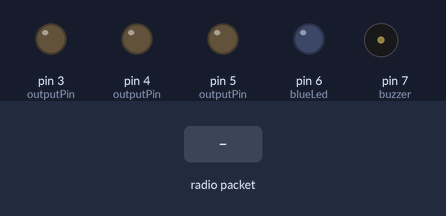
The sketch below on a simulated Arduino Uno, built with avr-gcc and run on an emulated ATmega328P. Shown: output pins drawn as LEDs (lit = HIGH), buzzer (waves = sounding). Dashed ring = blinking. The inputs (shaded band) are chosen by the test bench. No radio packets arrive unless stated.

Above: at 1.2 s.
1.3 s: radio packet "1" arrives
At 1.52 s:
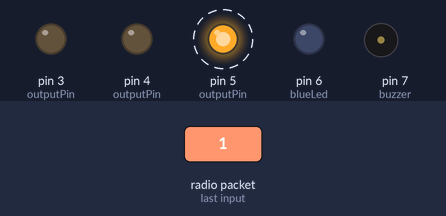
4.3 s: radio packet "2" arrives
At 4.57 s:
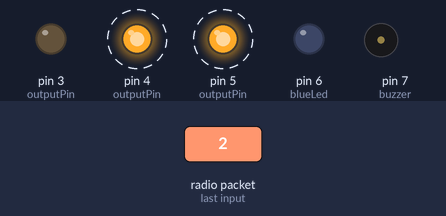
7.3 s: radio packet "3" arrives
At 7.94 s:
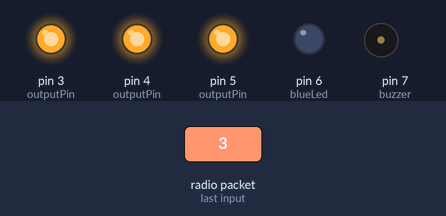
10.3 s: radio packet "4" arrives
At 10.8 s:
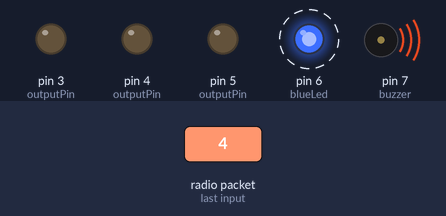
13.3 s: radio packet "0" arrives
At 35.3 s:
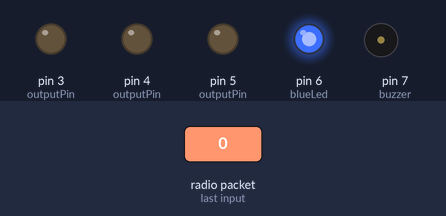
Timing chart, 0 to 35.6 s (numbered marks = the images above; inputs shaded):
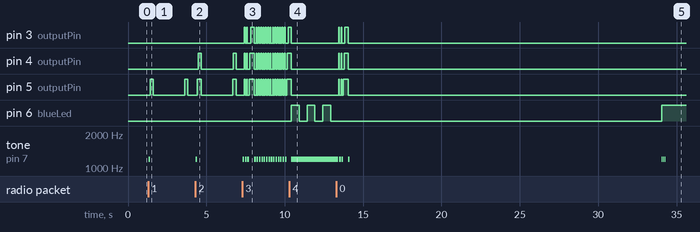

The sketch:

waterLevelRF_RX.ino
```cpp
//RX module on water level system
//Written By : Christoffer Brekkeseter
// 1buzzer.03.201blueLed


#include <VirtualWire.h>

/************Defines***************/
#define  ledPin         13
#define  buzzer         7
#define  blueLed        6
#define  loSensor        5
#define  midSensor       4
#define  highSensor      3
#define  RX_pin         2

/************Constants************/
const int outputPin[] = {loSensor, midSensor, highSensor, blueLed, buzzer};
const int timerLimit = 20000;
const int blinkTimerLimit = 2000;
/************Variables************/
int       prevCase = 0;
int currentCommand, previousCommand;
long      timer, blinkTimer;

void setup()
{
  vw_set_rx_pin(RX_pin);
  vw_setup(2000);        // Bits per sec

  // set output pins
  for (int i = 0; i < sizeof(outputPin) / sizeof(int); i++)
  {
    pinMode(outputPin[i], OUTPUT);
  }

  vw_rx_start();       // Start the receiver PLL running
}

void loop()
{
  uint8_t buf[VW_MAX_MESSAGE_LEN];
  uint8_t buflen = VW_MAX_MESSAGE_LEN;

  if (vw_get_message(buf, &buflen)) // Non-blocking
  {
    timer = millis();
    digitalWrite(ledPin, HIGH);
    digitalWrite(blueLed, LOW);


    /**************************ALL LEDS OFF************************/
    if (buf[0] == '0') {

      for (int i = 0; i < sizeof(outputPin) / sizeof(int); i++)
      {
        digitalWrite(outputPin[i], LOW);
      }
      currentCommand = 0;
    }
    /****************************loSensor**************************/
    if (buf[0] == '1') currentCommand = 1;

    /****************************midSensor*************************/
    if (buf[0] == '2') currentCommand = 2;

    /****************************highSensor**************************/
    if (buf[0] == '3') currentCommand = 3;

    /****************************TESTFUNC**************************/
    if (buf[0] == '4') {
      for (int i = 0; i < 6; i++)
      {
        digitalWrite(blueLed, !digitalRead(blueLed));
        tone(buzzer, 1200);
        delay(500);
      }
      noTone(buzzer);
    }

      // indicating led on board
      delay(20);
      digitalWrite(ledPin, LOW);


  }


  if (currentCommand != previousCommand) {

    tone(buzzer, 1200);
    delay(100);
    noTone(buzzer);
  }

  // If tank is getting full
  if (currentCommand == 3)
  {
    for (int i = 0; i < 2; i++)
    {
      for (int i = 0; i < currentCommand; i++)
      {
        digitalWrite(outputPin[i], HIGH);
      }
      delay(50);
      for (int i = 0; i < currentCommand; i++)
      {
        digitalWrite(outputPin[i], LOW);
      }
      tone(buzzer, 1200);
      delay(100);
      noTone(buzzer);
    }
  }

  // // if no signal is received
  if ((millis() - timer) > timerLimit) {

    timer = millis();

    digitalWrite(blueLed, HIGH);
    for (int i = 0; i < 3; i++)
    {
      tone(buzzer, 1200);
      delay(50);
      noTone(buzzer);
      delay(50);
    }
  }


  if ((previousCommand != currentCommand) || (millis() - blinkTimer) > blinkTimerLimit) {
    // light leds
    for (int i = 0; i < currentCommand; i++)
    {
      digitalWrite(outputPin[i], HIGH);
      delay(50);
    }

    // shut off leds
    delay(150);
    for (int i = 0; i < currentCommand; i++)
    {
      digitalWrite(outputPin[i], LOW);
    }
    blinkTimer = millis();

  }
      previousCommand = currentCommand;
}
```

Measured:
- after the input at 1.3 s, pin 5 (outputPin): alternates HIGH for 0.20 s and LOW for 2.0 s, starting after 0.12 s; tone on pin 7 (buzzer): silent → 1200 Hz at once, → silent 0.10 s later
- after the input at 4.3 s, pin 4 (outputPin): alternates HIGH for 0.20 s and LOW for 2.1 s, starting after 0.17 s; tone on pin 7 (buzzer): silent → 1200 Hz at once, → silent 0.10 s later
- after the input at 7.3 s, tone on pin 7 (buzzer): plays 1200 Hz for 0.10 s, 1200 Hz for 0.10 s, 1200 Hz for 0.10 s, 1200 Hz for 0.10 s, 1200 Hz for 0.10 s, 1200 Hz for 0.10 s … (17 notes in this stretch), starting at once
- after the input at 10.3 s, pin 6 (blueLed): alternates HIGH for 0.50 s and LOW for 0.50 s, starting after 0.12 s
- after the input at 13.3 s, pin 6 (blueLed): LOW → HIGH after 20.7 s instead of 17.3 s
